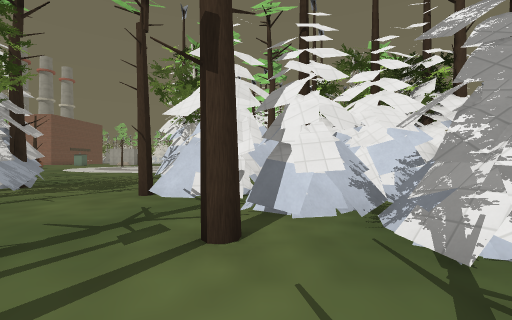
view 1 (above)

24 first-person views from a walk through a 3-D level made in the Godot game engine. The camera is 1.2 m above the floor, looks level and sees 90° across. The floor is counted in squares, 2 m on a side. Each view is taken from the middle of a square. On the plan, view 1 faces up. The plan holds only what a view shows up to about 9 squares ahead; the rest is blank. The place goes on beyond the plan. Some surface patterns are stand-ins.

view 2
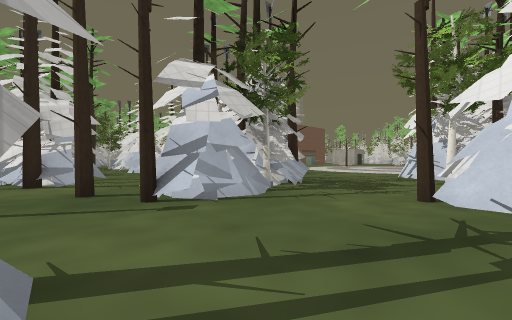

view 3
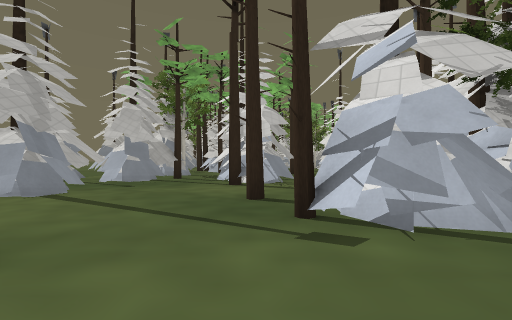

view 4
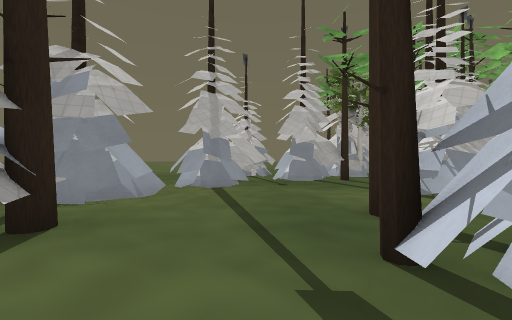

view 5
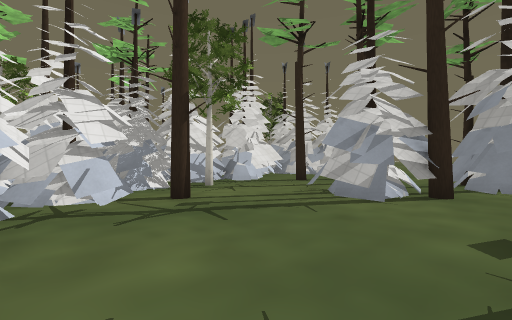

view 6
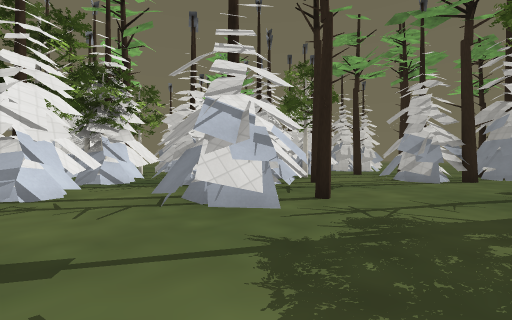

view 7
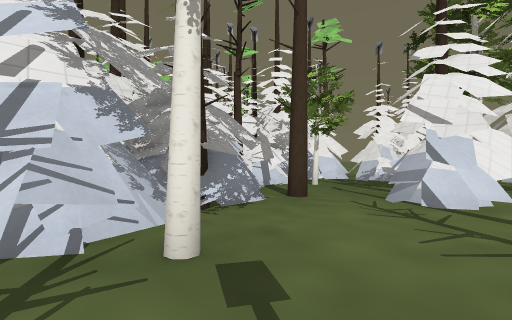

view 8
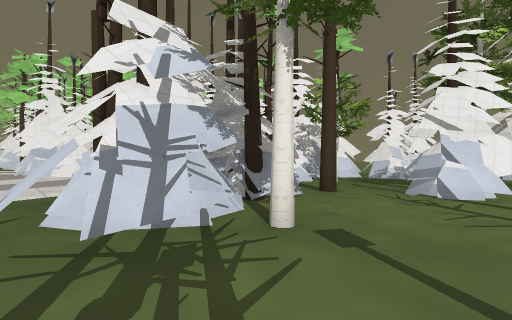

view 9
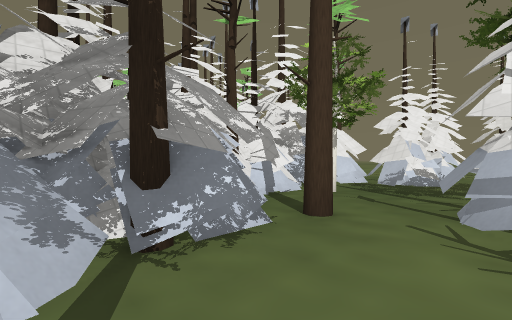

view 10
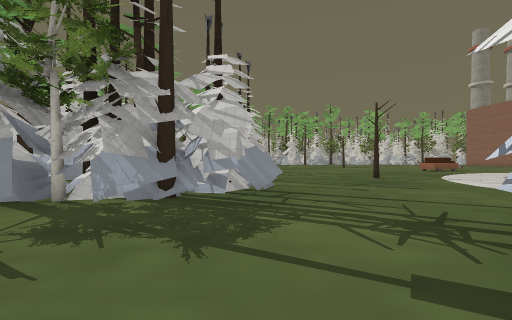

view 11
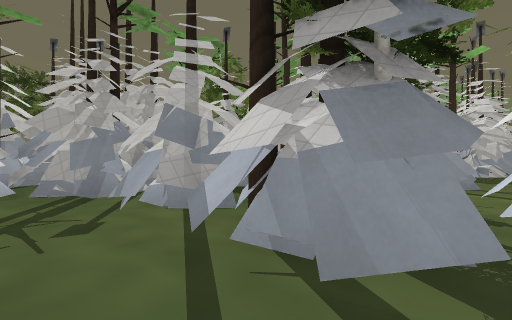

view 12
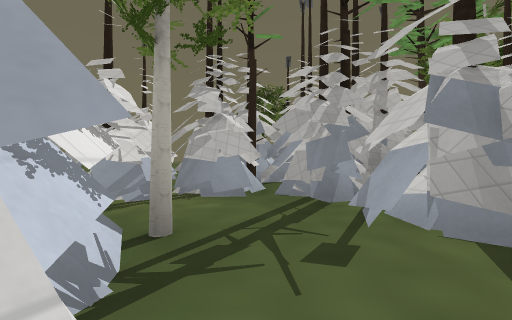

view 13
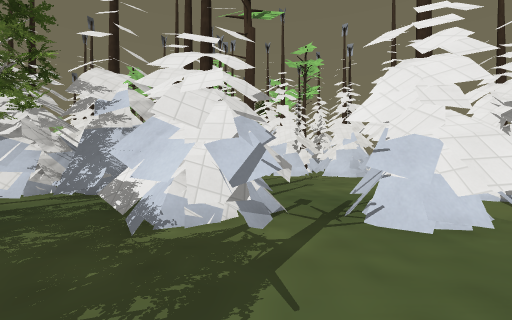

view 14
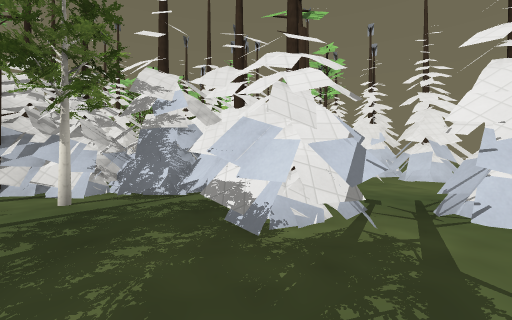

view 15
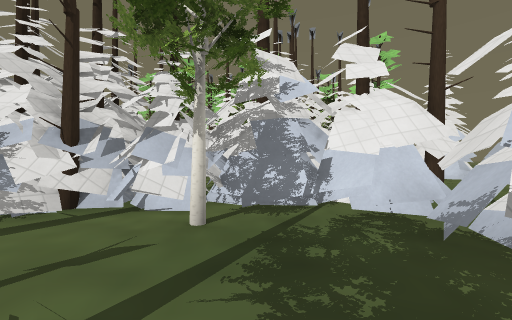

view 16
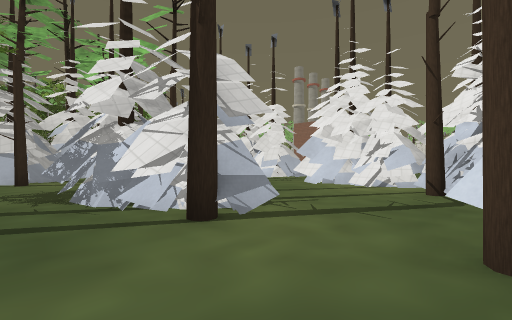

view 17
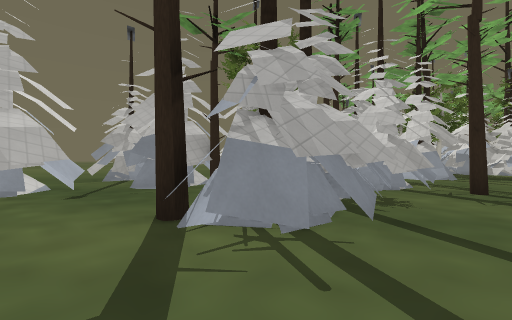

view 18
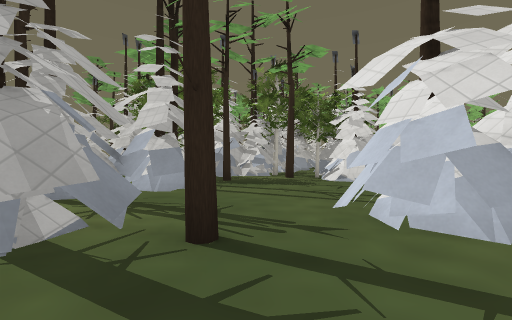

view 19
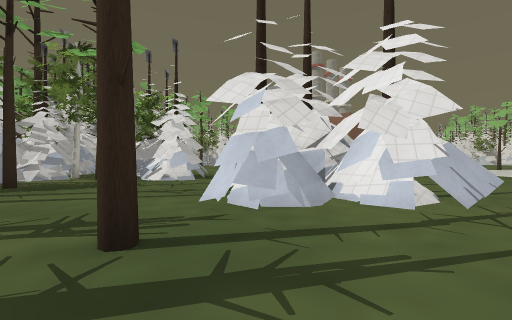

view 20
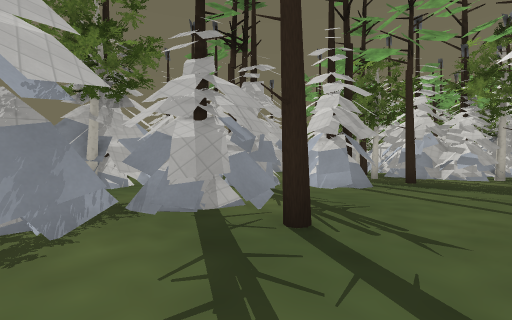

view 21
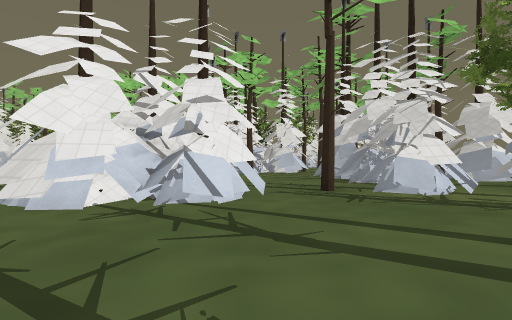

view 22
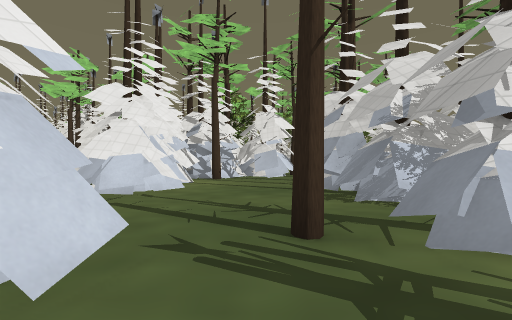

view 23
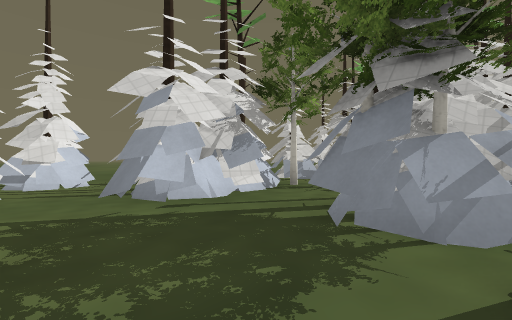

view 24
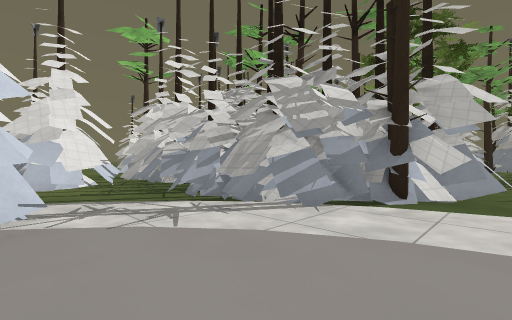

### Floor plan
Key: @ floor where view 1 was taken; # wall or solid block; . main floor; : floor 0.5 m higher than the main floor; T pine tree; H thing the floor can be seen under or through; R tree.
Columns run from 20 left of view 1 to 11 right of it. Each row starts with its distance up from view 1.
 19                 .#
 18                 .##
 17                 ...           #
 16                 ...##. ### ..##
 15           ..    .......#  ....##
 14          ....   ..###..##.....##
 13          .....  ..########.....
 12          ...... .T########T...
 11          .R......####T####....
 10         ........:##TT....####.
  9         .........##.........#.#
  8         .............HH.......##
  7      ####.   ##......HHHH..####.
  6 ###..##########T...##  HH..#
  5 ###..###..######..######T..#
  4 T.....#......TT#..T######..#T
  3 #......T......###...######...
  2 #T........##..#T#...T#####.###
  1 #.T##.######T.T......#######
  0    #####.###......#.@######
 -1      #T..........T##..#####
 -2        ###T.....###..T#  ##
 -3        ###########.T...  #
 -4          ######  T.T
 -5          ###...
 -6            #..
 -7            ..

Positions as (right, up) in squares from view 1, and headings:
1: (0, 0), facing up
2: (-1, 0), facing up-left
3: (-2, 1), facing left
4: (-3, 2), facing down-left
5: (-4, 4), facing down-right
6: (-4, 8), facing down-right
7: (-3, 7), facing up-right
8: (-4, 7), facing up-right
9: (-2, 8), facing up-right
10: (-1, 7), facing left
11: (6, 7), facing down-left
12: (6, 6), facing down
13: (6, 7), facing up
14: (5, 7), facing up
15: (3, 8), facing up
16: (-6, -1), facing up-left
17: (-7, 3), facing down-left
18: (-11, 3), facing left
19: (-11, 2), facing up-left
20: (-11, 4), facing down-left
21: (-18, 4), facing right
22: (-15, 3), facing right
23: (3, 9), facing down-right
24: (-4, 16), facing down-right
